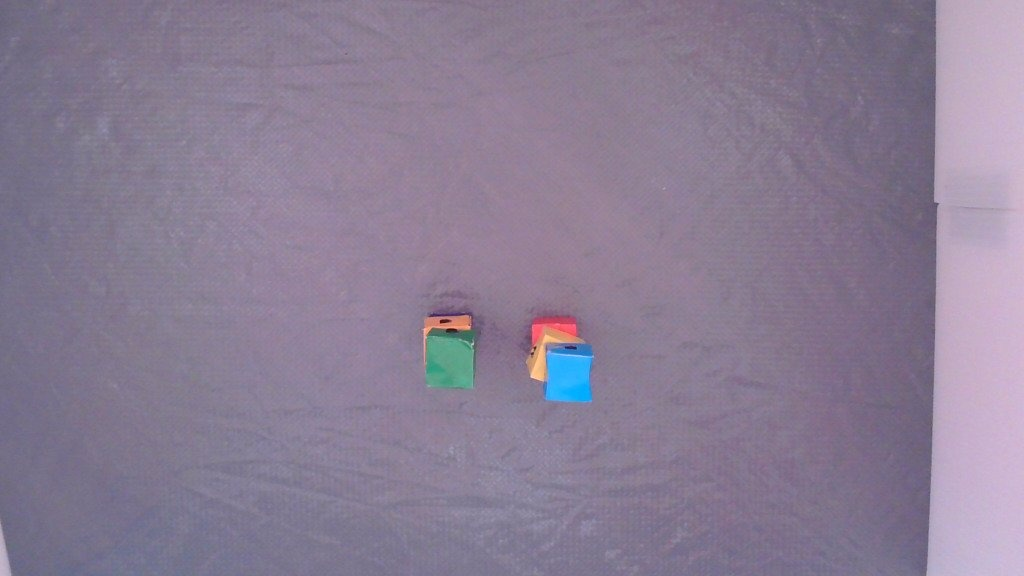
#> input picture PDMS2_web/kid/test1/ch1-t2-top.jpg, 1024 x 576 px
$ python -i mian.py   (imports and definitions only)
#> lines starting #> are read from the running program, lines starting #| are printed output that depends on the picture; after the words box and inside, x2 and y2 are one past the last pixel; in counts of white or black regions, pixels touching at a corner belong together
#> in analyze_image, img_color_raw is the input picture: shape (576, 1024, 3); mean B, G, R 148.6, 126.1, 138.2
import cv2
import glob
import os
import numpy as np
import sys
import json


def return_score(score):
    sys.exit(int(score))


# 找最大四邊形輪廓
def get_largest_quadrilateral_contour(img):
    gray = cv2.cvtColor(img, cv2.COLOR_BGR2GRAY)
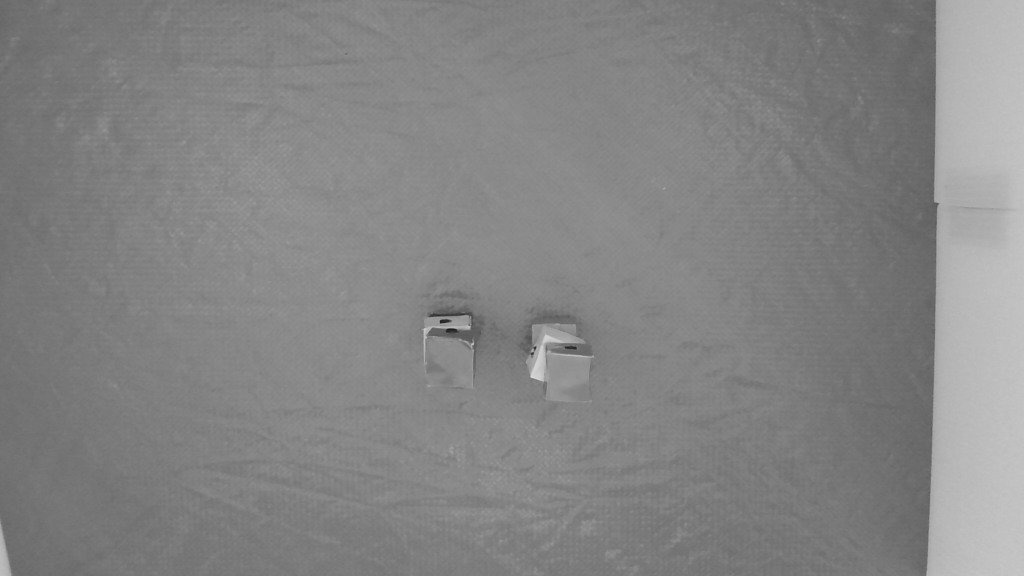
#> gray: shape (576, 1024); min 26, max 223, mean 132.3
    blurred = cv2.GaussianBlur(gray, (5, 5), 0)
    edges = cv2.Canny(blurred, 80, 200)
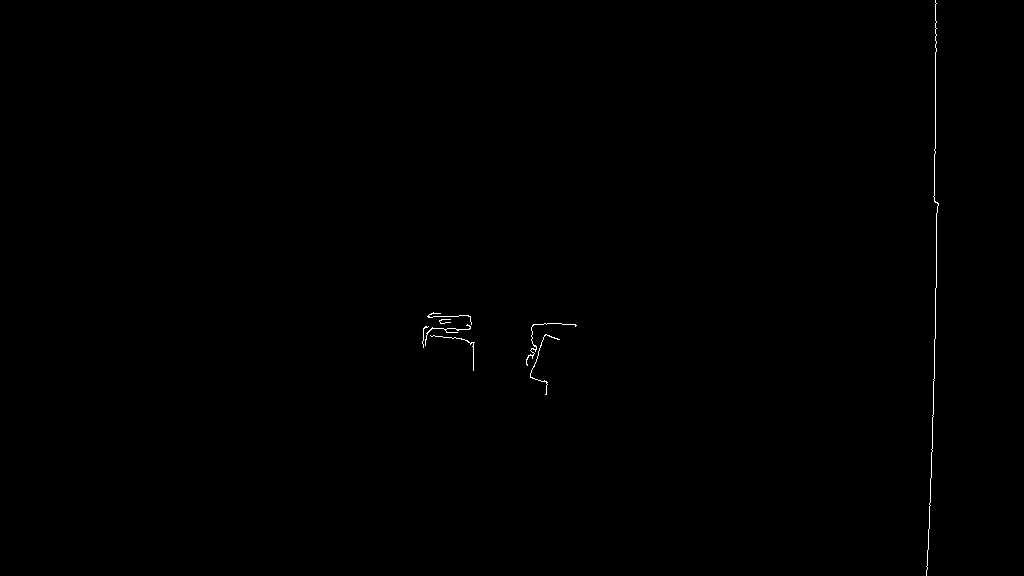
#> edges: shape (576, 1024); 0.18% white in thin lines or dots, all inside (x1, y1, x2, y2) = (422, 0, 939, 576)
    dilated = cv2.dilate(edges, np.ones((3, 3), np.uint8), iterations=1)
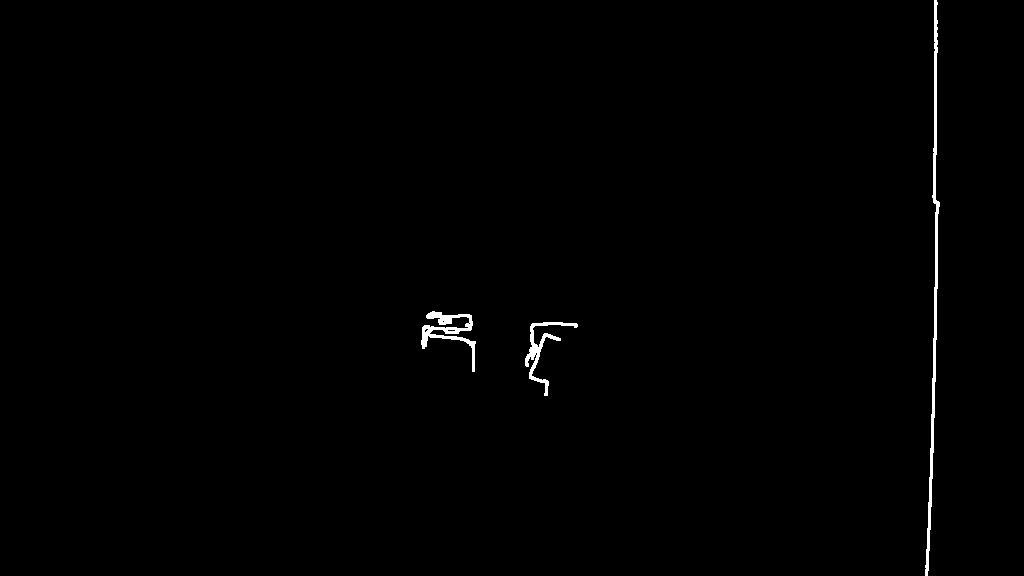
#> dilated: shape (576, 1024); 0.58% white; 3 white regions
    contours, _ = cv2.findContours(dilated, cv2.RETR_EXTERNAL, cv2.CHAIN_APPROX_SIMPLE)
#> contours = 3 contours; box (x1, y1, x2, y2) and area: (925, 0, 940, 576) 1229, (421, 311, 476, 372) 732, (525, 322, 578, 396) 526
    contours = [cnt for cnt in contours if cv2.contourArea(cnt) > 500]

    max_quad, max_area = None, 0
    for cnt in contours:
        peri = cv2.arcLength(cnt, True)
        approx = cv2.approxPolyDP(cnt, 0.04 * peri, True)
        if len(approx) == 4:
            area = cv2.contourArea(approx)
            if area > max_area:
                max_area, max_quad = area, approx
#> this loop made 3 passes
#> peri on passes 1 to 2: 387.9, 434.8
#> (peri, approx) on pass 3: (1177.5, [[936, 0], [925, 575]])
#> after the loop, max_area = 0
    return max_quad


# 合併輪廓
def merge_close_contours(contours, threshold=10):
    merged, used, centers = [], [False] * len(contours), []
    for cnt in contours:
        M = cv2.moments(cnt)
        if M["m00"] != 0:
            centers.append((int(M["m10"] / M["m00"]), int(M["m01"] / M["m00"])))
        else:
            centers.append((0, 0))
    for i, cnt1 in enumerate(contours):
        if used[i]:
            continue
        group = [cnt1]
        used[i] = True
        for j, cnt2 in enumerate(contours):
            if i == j or used[j]:
                continue
            if np.linalg.norm(np.array(centers[i]) - np.array(centers[j])) < threshold:
                group.append(cnt2)
                used[j] = True
        merged.append(np.vstack(group))
    return merged


# 角點排序（環狀）
def sort_corners(pts):
    pts = np.array(pts)
    center = np.mean(pts, axis=0)
    ang = np.arctan2(pts[:, 1] - center[1], pts[:, 0] - center[0])
    return [tuple(p) for p in pts[np.argsort(ang)]]


# 主流程
def analyze_image(img_path):
    cm_per_pixel = 0.02068
    actual_length_cm = 7.5

    img_color_raw = cv2.imread(img_path)
    if img_color_raw is None:
        raise ValueError("無法讀取圖片")

    max_contour = get_largest_quadrilateral_contour(img_color_raw)

    if max_contour is None:
        hsv = cv2.cvtColor(img_color_raw, cv2.COLOR_BGR2HSV)
#> hsv: shape (576, 1024, 3); mean H, S, V 136.5, 40.8, 149.2
        white_mask = cv2.inRange(hsv, np.array([0, 0, 160]), np.array([180, 80, 255]))
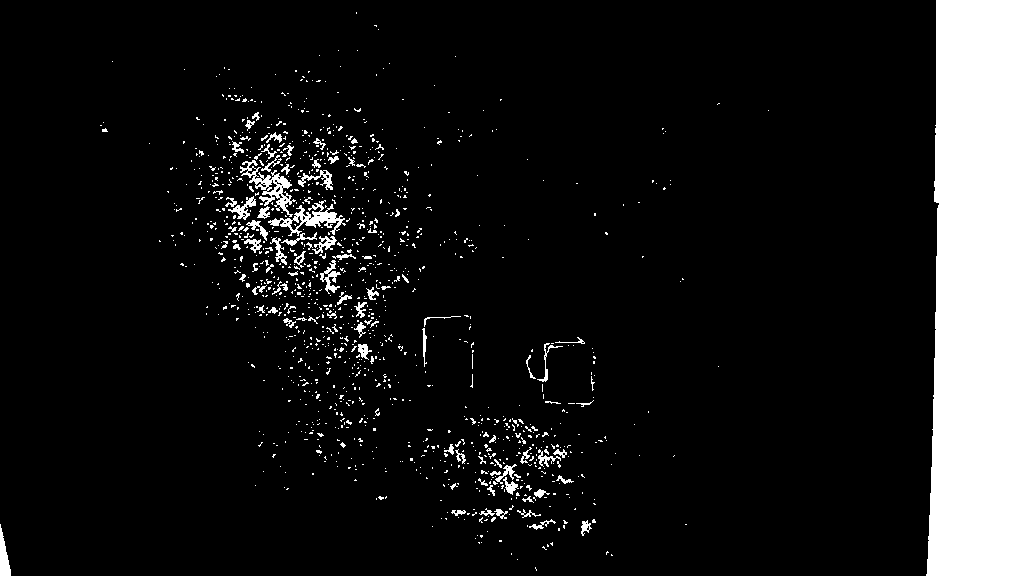
#> white_mask: shape (576, 1024); 10.8% white; 1229 white regions (1133 under 20 px), largest, box (x1, y1, x2, y2) and area: (926, 0, 1024, 576) 51830, (240, 160, 296, 217) 896, (268, 200, 346, 236) 859
        edges_white = cv2.Canny(white_mask, 80, 200)
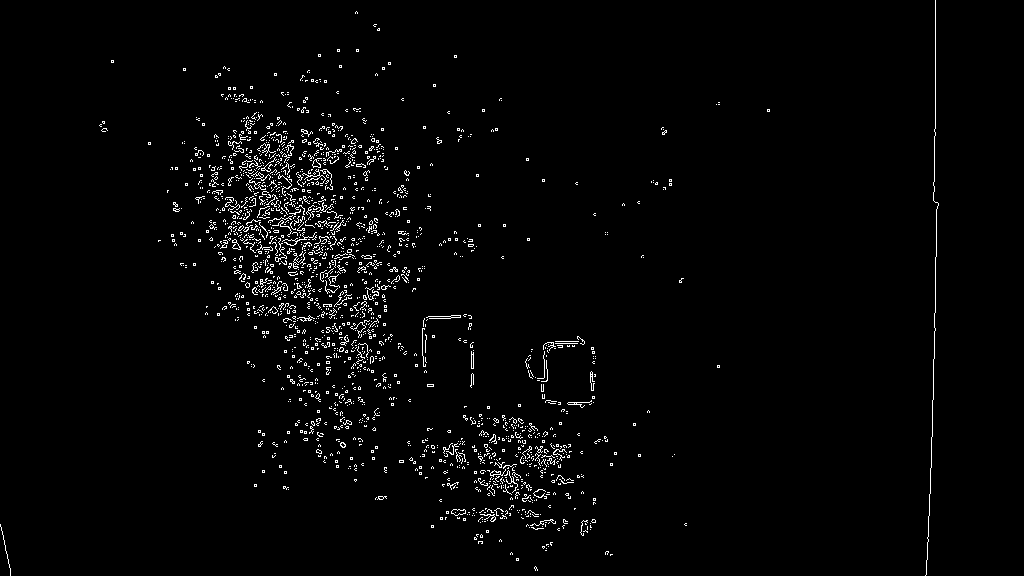
#> edges_white: shape (576, 1024); 2.1% white in thin lines or dots
        dilated_white = cv2.dilate(edges_white, np.ones((5, 5), np.uint8), iterations=1)
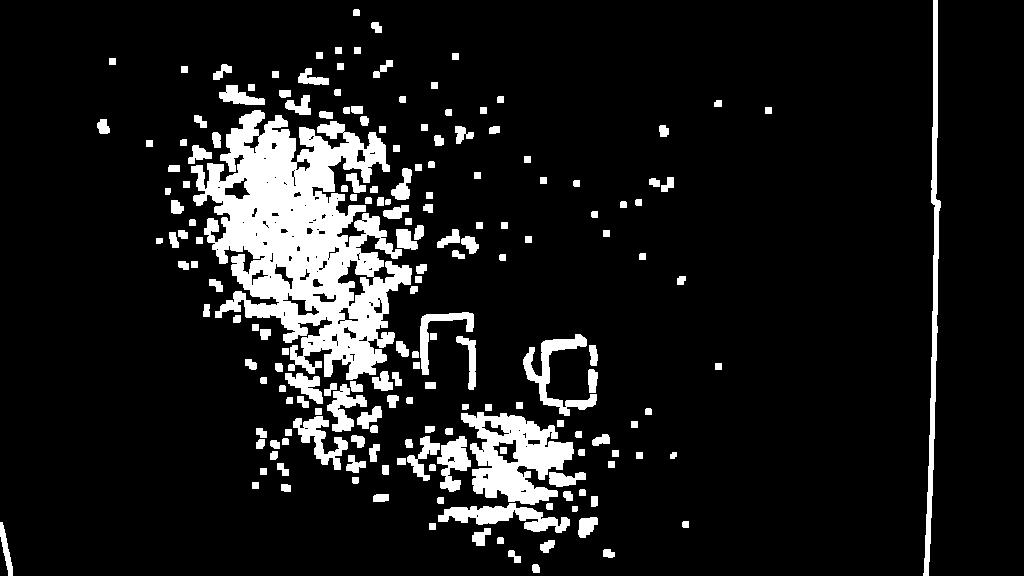
#> dilated_white: shape (576, 1024); 10.8% white; 184 white regions
        contours_white, _ = cv2.findContours(
            dilated_white, cv2.RETR_EXTERNAL, cv2.CHAIN_APPROX_SIMPLE
        )
#> contours_white = 183 contours; largest, box (x1, y1, x2, y2) and area: (191, 110, 412, 380) 31266, (461, 412, 574, 505) 6078, (923, 0, 941, 576) 2405, (438, 503, 570, 533) 1608, (523, 334, 597, 416) 1488
        contours_white = [cnt for cnt in contours_white if cv2.contourArea(cnt) > 500]
#> contours_white = 10 contours; largest, box (x1, y1, x2, y2) and area: (191, 110, 412, 380) 31266, (461, 412, 574, 505) 6078, (923, 0, 941, 576) 2405, (438, 503, 570, 533) 1608, (523, 334, 597, 416) 1488
        if not contours_white:
            return 0
        merged_white = merge_close_contours(contours_white, threshold=5)
#> in merge_close_contours, `merged, used, centers = [], [False] * len(contours), []`: merged = []; used = [False, False, False, False, False, False, False, False, False, False]; centers = []
#> the loop in merge_close_contours, `for cnt in contours:` made 10 passes
#> after the loop in merge_close_contours, `for cnt in contours:`: centers = [(504, 516), (453, 461), (319, 439), (514, 456), (343, 407), (305, 385), (555, 371), (438, 331), (303, 239), (933, 288)]
#> the loop in merge_close_contours, `for i, cnt1 in enumerate(contours):` made 10 passes
#> after the loop in merge_close_contours, `for i, cnt1 in enumerate(contours):`: merged has the same summary as contours_white in analyze_image; used = [True, True, True, True, True, True, True, True, True, True]
#> merged_white has the same summary as contours_white
        max_contour = max(merged_white, key=cv2.contourArea)
#> max_contour = contour of 1237 points, box (x1, y1, x2, y2) (191, 110, 412, 380), area 31266
        peri = cv2.arcLength(max_contour, True)
#> peri = 3282
        approx = cv2.approxPolyDP(max_contour, 0.05 * peri, True)
#> approx = [[241, 116], [375, 374]]
        if len(approx) != 4:
            return 0
    else:
        peri = cv2.arcLength(max_contour, True)
        approx = cv2.approxPolyDP(max_contour, 0.05 * peri, True)
        if len(approx) != 4:
            return 0

    # 計算短邊
    corners = [np.array(p) for p in sort_corners([pt[0] for pt in approx])]
    edge_pts = [(corners[i], corners[(i + 1) % 4]) for i in range(4)]

    edges_info = []
    for p1, p2 in edge_pts:
        length_px = np.linalg.norm(p1 - p2)
        edges_info.append((p1, p2, length_px * cm_per_pixel))

    edges_info.sort(key=lambda x: x[2])
    short_edges = edges_info[:2]

    s1, s2 = short_edges[0][2], short_edges[1][2]
    d1, d2 = abs(s1 - actual_length_cm), abs(s2 - actual_length_cm)

    if d1 <= 0.3 and d2 <= 0.3:
        score = 2
    elif d1 <= 1.2 and d2 <= 1.2:
        score = 1
    else:
        score = 0

    return score


# [9 lines not run here, left out]

>>> result = analyze_image('../kid/test1/ch1-t2-top.jpg')

$ run again, on PDMS2_web/kid/test5/ch1-t3-side.jpg
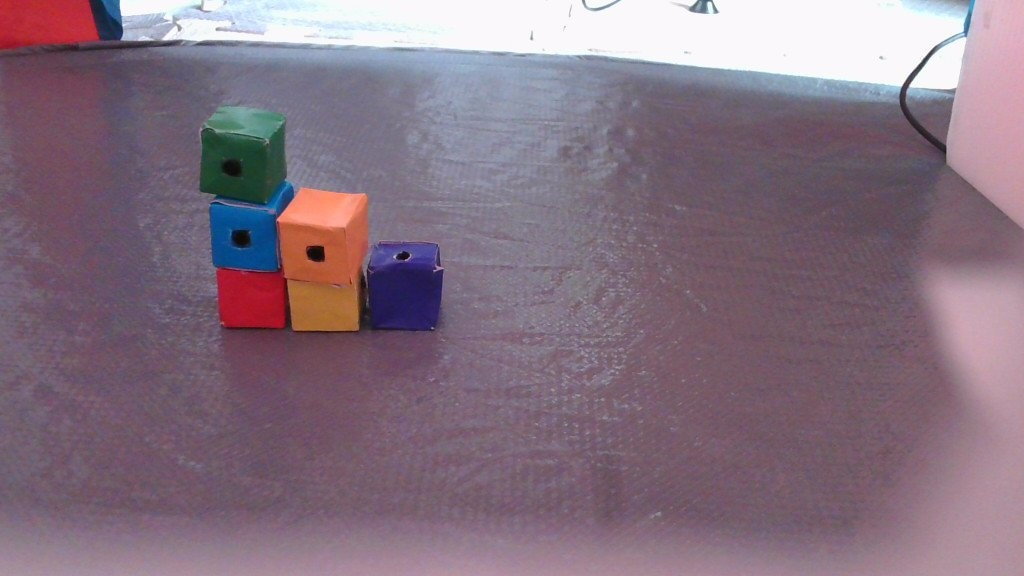
#> input picture PDMS2_web/kid/test5/ch1-t3-side.jpg, 1024 x 576 px
#> in analyze_image, img_color_raw is the input picture: shape (576, 1024, 3); mean B, G, R 128.4, 113.8, 133.4
#> in get_largest_quadrilateral_contour, `edges = cv2.Canny(blurred, 80, 200)`:
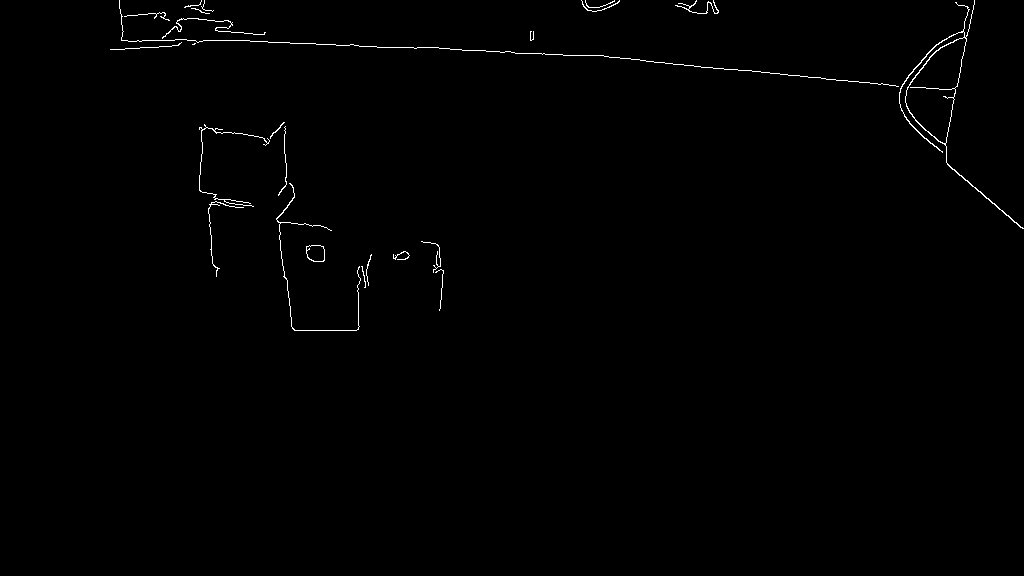
#> edges: shape (576, 1024); 0.58% white in thin lines or dots, all inside (x1, y1, x2, y2) = (110, 0, 1024, 331)
#> dilated: shape (576, 1024); 1.8% white; 9 white regions
#> in get_largest_quadrilateral_contour, `contours, _ = cv2.findContours(dilated, cv2.RETR_EXTERNAL, cv2.CHAIN_A..`: contours = 9 contours; largest, box (x1, y1, x2, y2) and area: (109, 0, 1024, 230) 7838, (198, 121, 373, 332) 2228, (305, 244, 326, 263) 332, (420, 240, 445, 312) 303, (674, 0, 720, 15) 281
#> in get_largest_quadrilateral_contour, `contours = [cnt for cnt in contours if cv2.contourArea(cnt) > 500]`: contours = 2 contours; box (x1, y1, x2, y2) and area: (109, 0, 1024, 230) 7838, (198, 121, 373, 332) 2228
#> the loop in get_largest_quadrilateral_contour, `for cnt in contours:` made 2 passes
#> peri on pass 1: 1585.1
#> after the loop in get_largest_quadrilateral_contour, `for cnt in contours:`: max_area = 0
#> hsv: shape (576, 1024, 3); mean H, S, V 146.7, 53.3, 138.9
#> white_mask: shape (576, 1024); 20.4% white; 248 white regions (224 under 20 px), largest, box (x1, y1, x2, y2) and area: (120, 0, 1024, 229) 84616, (842, 272, 1024, 576) 23543, (0, 552, 753, 576) 10410
#> edges_white: shape (576, 1024); 1.3% white in thin lines or dots
#> in analyze_image, `dilated_white = cv2.dilate(edges_white, np.ones((5, 5), np.uint8), ite..`:
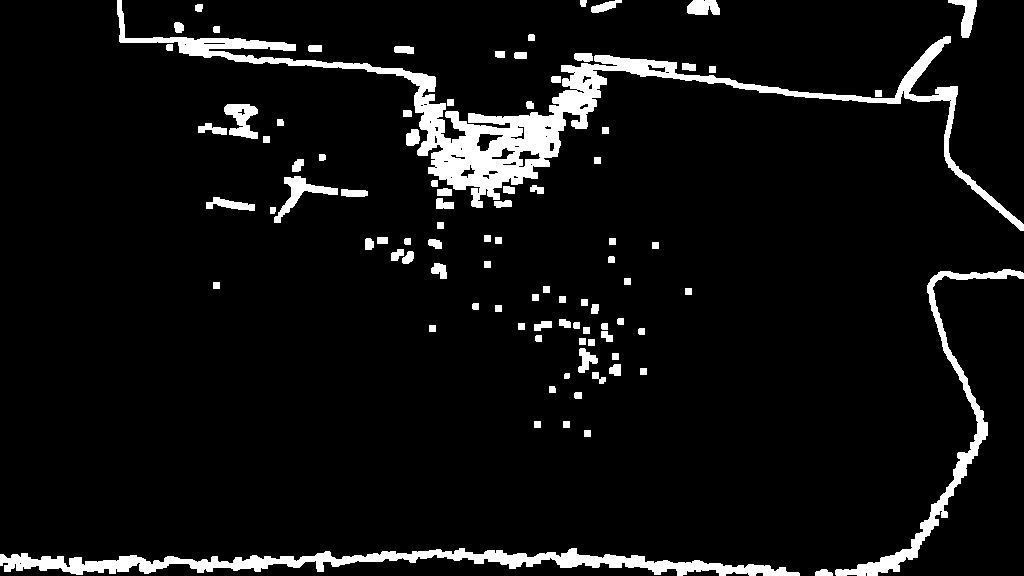
#> dilated_white: shape (576, 1024); 6.8% white; 92 white regions
#> in analyze_image, `contours_white, _ = cv2.findContours( dilated_white, cv2.RETR_EXTERNAL..`: contours_white = 92 contours; largest, box (x1, y1, x2, y2) and area: (117, 0, 1024, 231) 17932, (0, 548, 800, 576) 7108, (835, 269, 1024, 576) 3524, (274, 176, 338, 223) 702, (224, 104, 258, 139) 648
#> in analyze_image, `contours_white = [cnt for cnt in contours_white if cv2.contourArea(cnt..`: contours_white = 5 contours; box (x1, y1, x2, y2) and area: (117, 0, 1024, 231) 17932, (0, 548, 800, 576) 7108, (835, 269, 1024, 576) 3524, (274, 176, 338, 223) 702, (224, 104, 258, 139) 648
#> in merge_close_contours, `merged, used, centers = [], [False] * len(contours), []`: merged = []; used = [False, False, False, False, False]; centers = []
#> the loop in merge_close_contours, `for cnt in contours:` made 5 passes
#> after the loop in merge_close_contours, `for cnt in contours:`: centers = [(382, 562), (938, 442), (300, 192), (241, 118), (540, 113)]
#> the loop in merge_close_contours, `for i, cnt1 in enumerate(contours):` made 5 passes
#> after the loop in merge_close_contours, `for i, cnt1 in enumerate(contours):`: merged has the same summary as contours_white in analyze_image; used = [True, True, True, True, True]
#> merged_white has the same summary as contours_white
#> max_contour = contour of 1053 points, box (x1, y1, x2, y2) (117, 0, 1024, 231), area 17932
#> in analyze_image, `peri = cv2.arcLength(max_contour, True)`: peri = 3663.1
#> in analyze_image, `approx = cv2.approxPolyDP(max_contour, 0.05 * peri, True)`: approx = [[117, 0], [1023, 230]]
